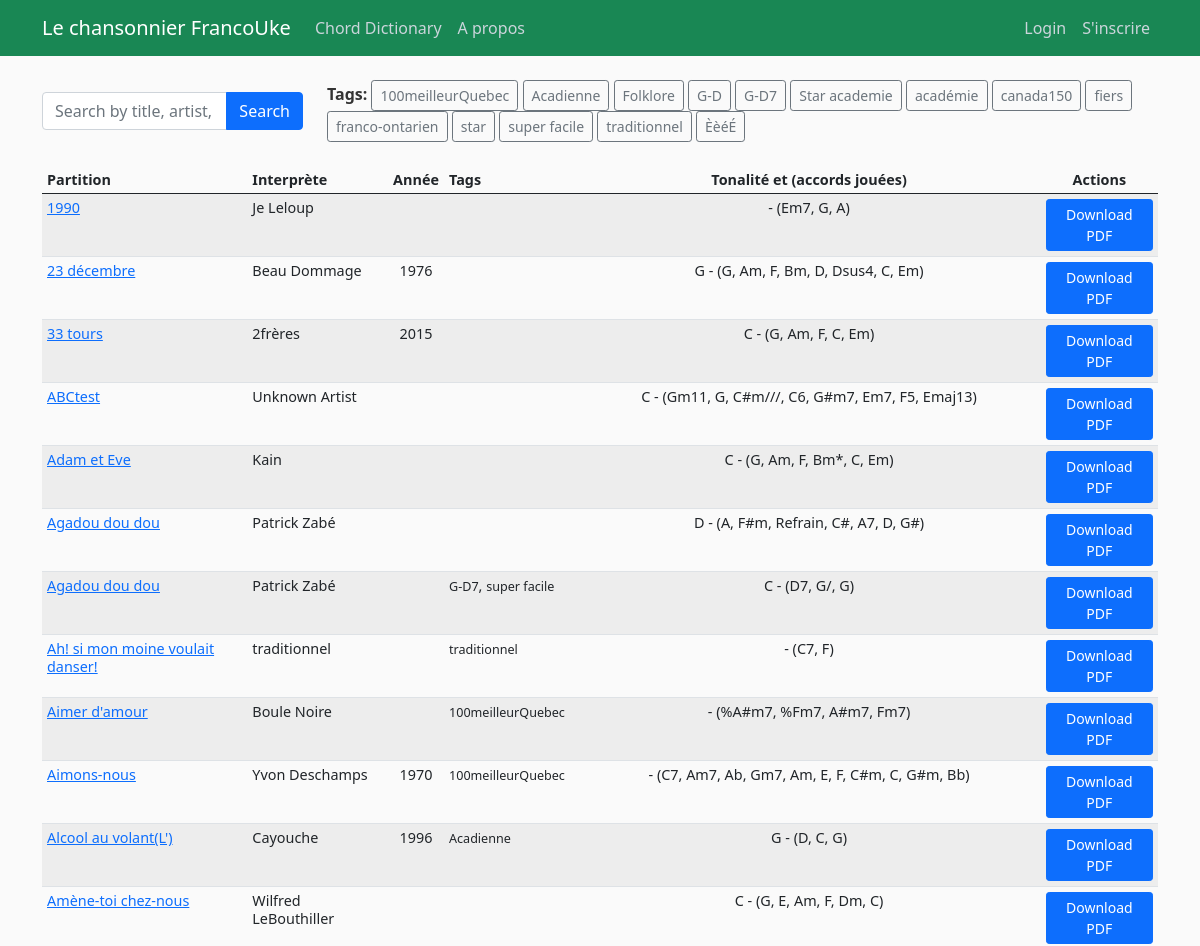
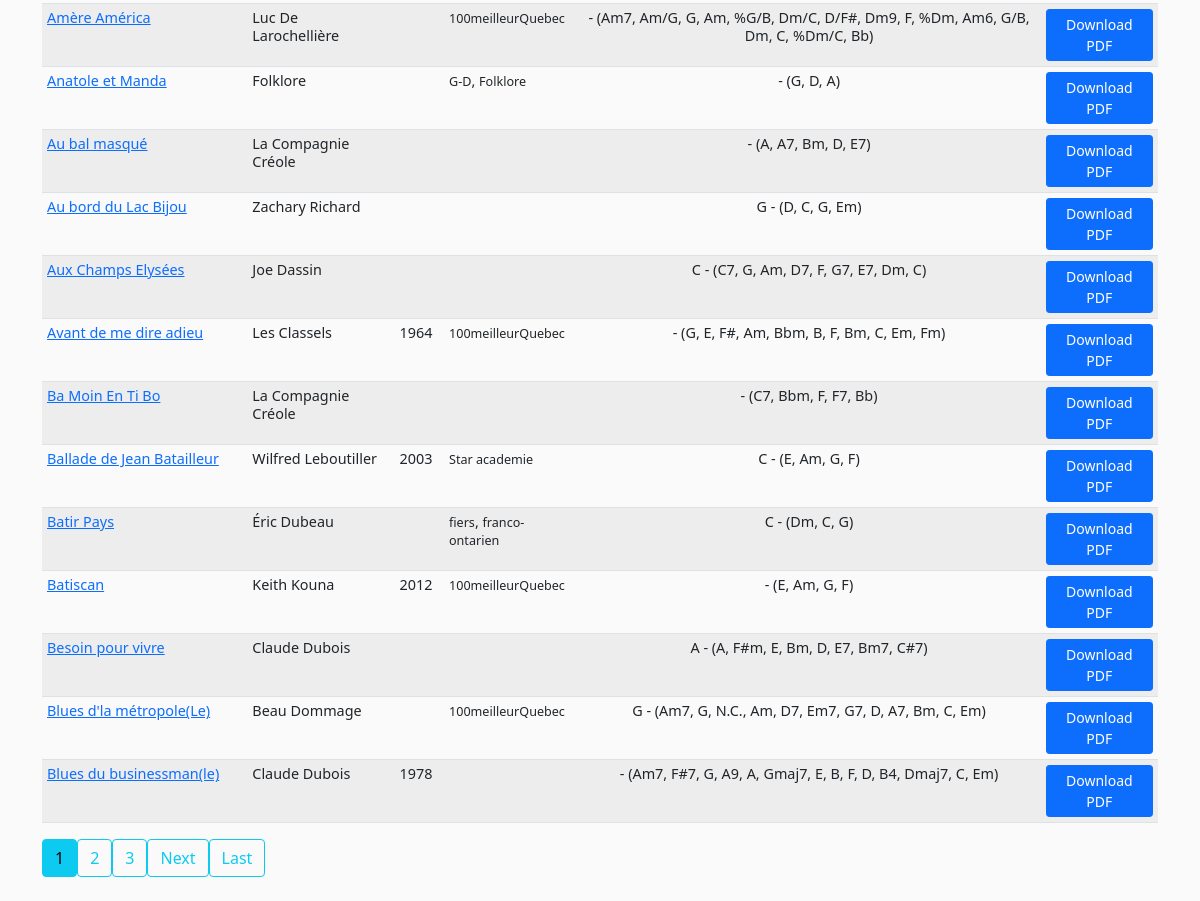
The page / on the database its author committed (2 pictures, top to bottom).
### songbook/models.py (models this page shows, shortened)
class Song(models.Model):
    songTitle = models.CharField(max_length=100, blank=True, null=True)
    songChordPro = models.TextField()  # Original
    lyrics_with_chords = models.JSONField(null=True, blank=True)
    metadata = models.JSONField(blank=True, null=True)  # Stores metadata as JSON
    date_posted = models.DateField(default=timezone.now)
    contributor = models.ForeignKey(User, on_delete=models.CASCADE)
    abc_notation = models.TextField(blank=True, null=True, help_text="Optional ABC notation for this song.")
    tags = TaggableManager(blank=True)

### songbook/views.py (the view, shortened to what this page needs)
# urls.py: path('', SongListView.as_view(), name='songbook-home'),
class SongListView(ListView):
    model = Song
    template_name = 'songbook/song_list.html'
    context_object_name = 'songs'
    ordering = ['songTitle']
    paginate_by = 25
    def get_queryset(self):
        queryset = super().get_queryset()
        search_query = self.request.GET.get('q', '')  # Search query
        selected_tag = self.request.GET.get('tag', '')  # Selected tag
        if selected_tag:  # Filter by tag if a tag is selected
            queryset = queryset.filter(tags__name=selected_tag)
        return queryset
    def get_context_data(self, **kwargs):
        context = super().get_context_data(**kwargs)
        search_query = self.request.GET.get('q', '')
        selected_tag = self.request.GET.get('tag', '')  # Selected tag
        song_data = []
        for song in context['songs']:
            parsed_data = song.lyrics_with_chords or ""
            chords = extract_chords(parsed_data, unique=True) if parsed_data else []
            tags = [tag.name for tag in song.tags.all()]  # Get tags for each song
            song_data.append({
                'song': song,
                'chords': ', '.join(chords),
                'tags': ', '.join(tags),
            })
        all_tags = Tag.objects.all().values_list('name', flat=True).distinct()
        context['song_data'] = song_data
        context['search_query'] = search_query
        context['selected_tag'] = selected_tag  # Pass the selected tag
        context['all_tags'] = all_tags  # Add all tags to context
        return context

### songbook/transposer.py (called while the page is built)
def extract_chords(parsed_data, unique=False):
    chords = []
    for section in parsed_data:
        for item in section:
            if isinstance(item, dict) and 'chord' in item and item['chord']:
                chords.append(item['chord'])
    if unique:
        return list(set(chords))  # Return unique chords
    return chords  # Return all chords

### songbook/templates/songbook/song_list.html (shortened to what this page needs)
{% extends "songbook/base.html" %}
  {% block content %}
<form method="get" class="mb-4">
    <div class="row align-items-center">
        <div class="col-md-3">
            <div class="input-group">
                <input type="text" name="q" class="form-control"
                       placeholder="Search by title, artist, lyricist or composer"
                       value="{{ search_query }}">
                <button class="btn btn-primary" type="submit">Search</button>
            </div>
        </div>
        <div class="col-md-9">
            <strong>Tags: </strong>
            {% for tag in all_tags %}
                <a href="?tag={{ tag }}" class="btn btn-outline-secondary btn-sm">
                    {{ tag }}
                </a>
            {% endfor %}
        </div>
    </div>
</form>
<div class="table-responsive">
    <table class="table table-striped table-hover table-condensed">
        <thead>
            <tr>
                <th>Partition</th>
                <th>Interprète</th>
                <th>Année</th>
                <th>Tags</th>
                <th class="text-center">Tonalité et (accords jouées)</th>
                <th class="text-center">Actions</th>
            </tr>
        </thead>
        <tbody>
            {% for item in song_data %}
            <tr>
                <td>
                    <a href="{% url 'score' item.song.id %}" class="song-link" title="{{ item.song.songTitle }}" aria-label="View score for {{ item.song.songTitle }}">
                        {{ item.song.songTitle }}
                    </a>
                </td>
                <td>{{ item.song.metadata.artist|default_if_none:"Unknown Artist" }}</td>
                <td class="text-center">
                    {{ item.song.metadata.year|default_if_none:"" }}
                </td>
                <td>
                    {% for tag in item.song.tags.all %}
                        <small>{{ tag }}</small>{% if not forloop.last %}, {% endif %}
                    {% endfor %}
                </td>
                <td class="text-center">
                    {{ item.song.metadata.key|default_if_none:"Unknown" }} - ({{ item.chords|default_if_none:"N/A" }})
                </td>
                <td class="text-center">
                    <a href="{% url 'generate_single_song_pdf' item.song.id %}" class="btn btn-primary btn-sm" title="Download PDF for {{ item.song.songTitle }}">
                        Download PDF
                    </a>
                </td>
            </tr>
            {% empty %}
            <tr>
                <td colspan="4" class="text-center">No songs found matching your search.</td>
            </tr>
            {% endfor %}
        </tbody>
    </table>
</div>
{% if is_paginated %}
<div class="pagination">
    {% for num in page_obj.paginator.page_range %}
        {% if page_obj.number == num %}
        <a class="btn btn-info mb-4" href="?page={{ num }}" aria-current="page">{{ num }}</a>
        {% elif num > page_obj.number|add:'-3' and num < page_obj.number|add:'3' %}
        <a class="btn btn-outline-info mb-4" href="?page={{ num }}">{{ num }}</a>
        {% endif %}
    {% endfor %}
    {% if page_obj.has_next %}
    <a class="btn btn-outline-info mb-4" href="?page={{ page_obj.next_page_number }}" aria-label="Next page">Next</a>
    <a class="btn btn-outline-info mb-4" href="?page={{ page_obj.paginator.num_pages }}" aria-label="Last page">Last</a>
    {% endif %}
</div>
{% endif %}
{% endblock content %}

### songbook/static/songbook/main.css (style rules this page uses)
body { background: #fafafa; color: #333333; margin-top: 5rem; }
.table-condensed td, .table-condensed th { padding: 5px; line-height: 1.2; font-size: 0.9rem; }

### rows shown on the page
Song: song.songTitle "1990", song.metadata.artist "Je Leloup", chords "Em7, G, A"
Song: song.songTitle "23 décembre", song.metadata.artist "Beau Dommage", song.metadata.year "1976", song.metadata.key "G", chords "G, Am, F, Bm, D, Dsus4, C, Em"
Song: song.songTitle "33 tours", song.metadata.artist "2frères", song.metadata.year "2015", song.metadata.key "C", chords "G, Am, F, C, Em"
Song: song.songTitle "ABCtest", song.metadata.artist "Unknown Artist", song.metadata.key "C", chords "Gm11, G, C#m///, C6, G#m7, Em7, F5, Emaj13"
Song: song.songTitle "Adam et Eve", song.metadata.artist "Kain", song.metadata.key "C", chords "G, Am, F, Bm*, C, Em"
Song: song.songTitle "Agadou dou dou", song.metadata.artist "Patrick Zabé", song.metadata.key "D", chords "A, F#m, Refrain, C#, A7, D, G#"
Song: song.songTitle "Agadou dou dou", song.metadata.artist "Patrick Zabé", song.metadata.key "C", chords "D7, G/, G"
Tag: name "G-D7"
Tag: name "super facile"
Song: song.songTitle "Ah! si mon moine voulait danser!", song.metadata.artist "traditionnel", chords "C7, F"
Tag: name "traditionnel"
Song: song.songTitle "Aimer d'amour", song.metadata.artist "Boule Noire", chords "%A#m7, %Fm7, A#m7, Fm7"
Tag: name "100meilleurQuebec"
Song: song.songTitle "Aimons-nous", song.metadata.artist "Yvon Deschamps", song.metadata.year "1970", chords "C7, Am7, Ab, Gm7, Am, E, F, C#m, C, G#m, Bb"
Song: song.songTitle "Alcool au volant(L')", song.metadata.artist "Cayouche", song.metadata.year "1996", song.metadata.key "G", chords "D, C, G"
Tag: name "Acadienne"
Song: song.songTitle "Amène-toi chez-nous", song.metadata.artist "Wilfred LeBouthiller", song.metadata.key "C", chords "G, E, Am, F, Dm, C"
Song: song.songTitle "Amère América", song.metadata.artist "Luc De Larochellière", chords "Am7, Am/G, G, Am, %G/B, Dm/C, D/F#, Dm9, F, %Dm, Am6, G/B, Dm, C, %Dm/C, Bb"
Song: song.songTitle "Anatole et Manda", song.metadata.artist "Folklore", chords "G, D, A"
Tag: name "G-D"
Tag: name "Folklore"
Song: song.songTitle "Au bal masqué", song.metadata.artist "La Compagnie Créole", chords "A, A7, Bm, D, E7"
Song: song.songTitle "Au bord du Lac Bijou", song.metadata.artist "Zachary Richard", song.metadata.key "G", chords "D, C, G, Em"
Song: song.songTitle "Aux Champs Elysées", song.metadata.artist "Joe Dassin", song.metadata.key "C", chords "C7, G, Am, D7, F, G7, E7, Dm, C"
Song: song.songTitle "Avant de me dire adieu", song.metadata.artist "Les Classels", song.metadata.year "1964", chords "G, E, F#, Am, Bbm, B, F, Bm, C, Em, Fm"
Song: song.songTitle "Ba Moin En Ti Bo", song.metadata.artist "La Compagnie Créole", chords "C7, Bbm, F, F7, Bb"
Song: song.songTitle "Ballade de Jean Batailleur", song.metadata.artist "Wilfred Leboutiller", song.metadata.year "2003", song.metadata.key "C", chords "E, Am, G, F"
Tag: name "Star academie"
Song: song.songTitle "Batir Pays", song.metadata.artist "Éric Dubeau", song.metadata.key "C", chords "Dm, C, G"
Tag: name "fiers"
Tag: name "franco-ontarien"
Song: song.songTitle "Batiscan", song.metadata.artist "Keith Kouna", song.metadata.year "2012", chords "E, Am, G, F"
Song: song.songTitle "Besoin pour vivre", song.metadata.artist "Claude Dubois", song.metadata.key "A", chords "A, F#m, E, Bm, D, E7, Bm7, C#7"
Song: song.songTitle "Blues d'la métropole(Le)", song.metadata.artist "Beau Dommage", song.metadata.key "G", chords "Am7, G, N.C., Am, D7, Em7, G7, D, A7, Bm, C, Em"
Song: song.songTitle "Blues du businessman(le)", song.metadata.artist "Claude Dubois", song.metadata.year "1978", chords "Am7, F#7, G, A9, A, Gmaj7, E, B, F, D, B4, Dmaj7, C, Em"

### other values the page prints
{{ tag }} "100meilleurQuebec" "Acadienne" "Folklore" "G-D" "G-D7" "Star academie" "académie" "canada150" "fiers" "franco-ontarien" "star" "super facile" "traditionnel" "ÈèéÉ"
{{ num }} "1"
{{ num }} "2" "3"
